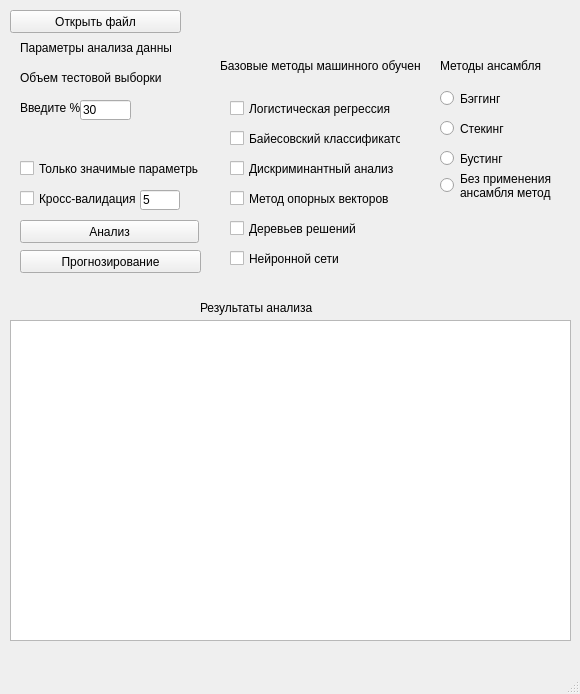
<?xml version="1.0" encoding="UTF-8"?>
<ui version="4.0">
 <class>MainWindow</class>
 <widget class="QMainWindow" name="MainWindow">
  <property name="geometry">
   <rect>
    <x>0</x>
    <y>0</y>
    <width>580</width>
    <height>694</height>
   </rect>
  </property>
  <property name="windowTitle">
   <string>Методы машинного обучения</string>
  </property>
  <widget class="QWidget" name="centralwidget">
   <widget class="QLabel" name="label_3">
    <property name="geometry">
     <rect>
      <x>20</x>
      <y>100</y>
      <width>61</width>
      <height>16</height>
     </rect>
    </property>
    <property name="text">
     <string>Введите %</string>
    </property>
   </widget>
   <widget class="QLineEdit" name="lineEdit">
    <property name="geometry">
     <rect>
      <x>80</x>
      <y>100</y>
      <width>51</width>
      <height>20</height>
     </rect>
    </property>
    <property name="text">
     <string>30</string>
    </property>
   </widget>
   <widget class="QLabel" name="label_4">
    <property name="geometry">
     <rect>
      <x>20</x>
      <y>130</y>
      <width>131</width>
      <height>21</height>
     </rect>
    </property>
    <property name="text">
     <string/>
    </property>
   </widget>
   <widget class="QPushButton" name="pushButton_5">
    <property name="geometry">
     <rect>
      <x>20</x>
      <y>250</y>
      <width>181</width>
      <height>23</height>
     </rect>
    </property>
    <property name="text">
     <string>Прогнозирование</string>
    </property>
   </widget>
   <widget class="QTableWidget" name="tableWidget">
    <property name="geometry">
     <rect>
      <x>10</x>
      <y>320</y>
      <width>561</width>
      <height>321</height>
     </rect>
    </property>
    <property name="editTriggers">
     <set>QAbstractItemView::NoEditTriggers</set>
    </property>
    <property name="wordWrap">
     <bool>true</bool>
    </property>
   </widget>
   <widget class="QLabel" name="label">
    <property name="geometry">
     <rect>
      <x>220</x>
      <y>50</y>
      <width>201</width>
      <height>31</height>
     </rect>
    </property>
    <property name="layoutDirection">
     <enum>Qt::LeftToRight</enum>
    </property>
    <property name="autoFillBackground">
     <bool>false</bool>
    </property>
    <property name="styleSheet">
     <string notr="true">QLabel {
	text-align:center;
}</string>
    </property>
    <property name="text">
     <string>Базовые методы машинного обучения</string>
    </property>
   </widget>
   <widget class="QRadioButton" name="radioButton_3">
    <property name="geometry">
     <rect>
      <x>440</x>
      <y>150</y>
      <width>64</width>
      <height>17</height>
     </rect>
    </property>
    <property name="text">
     <string>Бустинг</string>
    </property>
   </widget>
   <widget class="QRadioButton" name="radioButton_2">
    <property name="geometry">
     <rect>
      <x>440</x>
      <y>120</y>
      <width>100</width>
      <height>17</height>
     </rect>
    </property>
    <property name="text">
     <string>Стекинг</string>
    </property>
   </widget>
   <widget class="QRadioButton" name="radioButton">
    <property name="geometry">
     <rect>
      <x>440</x>
      <y>90</y>
      <width>158</width>
      <height>17</height>
     </rect>
    </property>
    <property name="text">
     <string>Бэггинг</string>
    </property>
   </widget>
   <widget class="QLineEdit" name="lineEdit_2">
    <property name="enabled">
     <bool>true</bool>
    </property>
    <property name="geometry">
     <rect>
      <x>140</x>
      <y>190</y>
      <width>40</width>
      <height>20</height>
     </rect>
    </property>
    <property name="maximumSize">
     <size>
      <width>40</width>
      <height>16777215</height>
     </size>
    </property>
    <property name="text">
     <string>5</string>
    </property>
   </widget>
   <widget class="QCheckBox" name="checkBox">
    <property name="geometry">
     <rect>
      <x>20</x>
      <y>190</y>
      <width>121</width>
      <height>17</height>
     </rect>
    </property>
    <property name="text">
     <string>Кросс-валидация</string>
    </property>
   </widget>
   <widget class="QCheckBox" name="checkBox_8">
    <property name="enabled">
     <bool>true</bool>
    </property>
    <property name="geometry">
     <rect>
      <x>230</x>
      <y>100</y>
      <width>161</width>
      <height>17</height>
     </rect>
    </property>
    <property name="tabletTracking">
     <bool>false</bool>
    </property>
    <property name="text">
     <string>Логистическая регрессия</string>
    </property>
    <property name="checked">
     <bool>false</bool>
    </property>
   </widget>
   <widget class="QCheckBox" name="checkBox_7">
    <property name="geometry">
     <rect>
      <x>230</x>
      <y>130</y>
      <width>171</width>
      <height>17</height>
     </rect>
    </property>
    <property name="text">
     <string>Байесовский классификатор</string>
    </property>
    <property name="checked">
     <bool>false</bool>
    </property>
   </widget>
   <widget class="QCheckBox" name="checkBox_6">
    <property name="geometry">
     <rect>
      <x>230</x>
      <y>160</y>
      <width>171</width>
      <height>17</height>
     </rect>
    </property>
    <property name="text">
     <string>Дискриминантный анализ</string>
    </property>
    <property name="checked">
     <bool>false</bool>
    </property>
   </widget>
   <widget class="QCheckBox" name="checkBox_5">
    <property name="geometry">
     <rect>
      <x>230</x>
      <y>190</y>
      <width>171</width>
      <height>17</height>
     </rect>
    </property>
    <property name="text">
     <string>Метод опорных векторов</string>
    </property>
    <property name="checked">
     <bool>false</bool>
    </property>
   </widget>
   <widget class="QCheckBox" name="checkBox_3">
    <property name="geometry">
     <rect>
      <x>230</x>
      <y>220</y>
      <width>171</width>
      <height>17</height>
     </rect>
    </property>
    <property name="text">
     <string>Деревьев решений</string>
    </property>
    <property name="checked">
     <bool>false</bool>
    </property>
   </widget>
   <widget class="QCheckBox" name="checkBox_4">
    <property name="geometry">
     <rect>
      <x>230</x>
      <y>250</y>
      <width>171</width>
      <height>17</height>
     </rect>
    </property>
    <property name="text">
     <string>Нейронной сети</string>
    </property>
    <property name="checked">
     <bool>false</bool>
    </property>
   </widget>
   <widget class="QLabel" name="label_5">
    <property name="geometry">
     <rect>
      <x>200</x>
      <y>277</y>
      <width>131</width>
      <height>61</height>
     </rect>
    </property>
    <property name="text">
     <string>Результаты анализа</string>
    </property>
   </widget>
   <widget class="QPushButton" name="pushButton">
    <property name="geometry">
     <rect>
      <x>10</x>
      <y>10</y>
      <width>171</width>
      <height>23</height>
     </rect>
    </property>
    <property name="text">
     <string>Открыть файл</string>
    </property>
   </widget>
   <widget class="QLabel" name="label_2">
    <property name="geometry">
     <rect>
      <x>230</x>
      <y>0</y>
      <width>171</width>
      <height>41</height>
     </rect>
    </property>
    <property name="text">
     <string/>
    </property>
   </widget>
   <widget class="QCheckBox" name="checkBox_9">
    <property name="geometry">
     <rect>
      <x>20</x>
      <y>160</y>
      <width>179</width>
      <height>17</height>
     </rect>
    </property>
    <property name="text">
     <string>Только значимые параметры</string>
    </property>
   </widget>
   <widget class="QPushButton" name="pushButton_4">
    <property name="geometry">
     <rect>
      <x>20</x>
      <y>220</y>
      <width>179</width>
      <height>23</height>
     </rect>
    </property>
    <property name="text">
     <string>Анализ</string>
    </property>
   </widget>
   <widget class="QLabel" name="label_8">
    <property name="geometry">
     <rect>
      <x>20</x>
      <y>40</y>
      <width>151</width>
      <height>16</height>
     </rect>
    </property>
    <property name="text">
     <string>Параметры анализа данных</string>
    </property>
   </widget>
   <widget class="QLabel" name="label_9">
    <property name="geometry">
     <rect>
      <x>20</x>
      <y>70</y>
      <width>151</width>
      <height>16</height>
     </rect>
    </property>
    <property name="text">
     <string>Объем тестовой выборки</string>
    </property>
   </widget>
   <widget class="QLabel" name="label_10">
    <property name="geometry">
     <rect>
      <x>440</x>
      <y>50</y>
      <width>201</width>
      <height>31</height>
     </rect>
    </property>
    <property name="layoutDirection">
     <enum>Qt::LeftToRight</enum>
    </property>
    <property name="autoFillBackground">
     <bool>false</bool>
    </property>
    <property name="styleSheet">
     <string notr="true">QLabel {
	text-align:center;
}</string>
    </property>
    <property name="text">
     <string>Методы ансамбля</string>
    </property>
   </widget>
   <widget class="QRadioButton" name="radioButton_4">
    <property name="geometry">
     <rect>
      <x>440</x>
      <y>170</y>
      <width>111</width>
      <height>31</height>
     </rect>
    </property>
    <property name="text">
     <string>Без применения
ансамбля методов</string>
    </property>
   </widget>
  </widget>
  <widget class="QMenuBar" name="menubar">
   <property name="geometry">
    <rect>
     <x>0</x>
     <y>0</y>
     <width>580</width>
     <height>21</height>
    </rect>
   </property>
  </widget>
  <widget class="QStatusBar" name="statusbar"/>
 </widget>
 <resources/>
 <connections/>
</ui>
